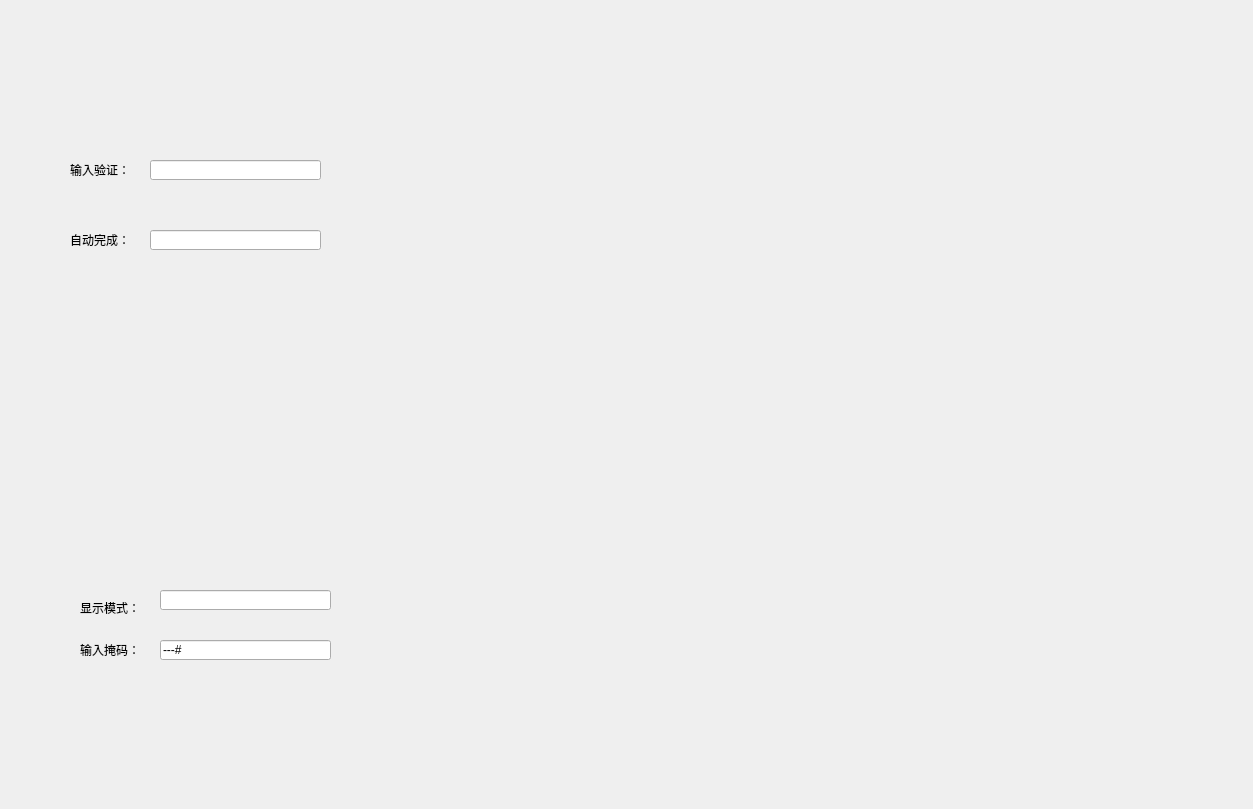
<?xml version="1.0" encoding="UTF-8"?>
<ui version="4.0">
 <class>kuan</class>
 <widget class="QWidget" name="kuan">
  <property name="geometry">
   <rect>
    <x>0</x>
    <y>0</y>
    <width>1253</width>
    <height>809</height>
   </rect>
  </property>
  <property name="windowTitle">
   <string>Form</string>
  </property>
  <widget class="QLabel" name="label">
   <property name="geometry">
    <rect>
     <x>80</x>
     <y>600</y>
     <width>61</width>
     <height>16</height>
    </rect>
   </property>
   <property name="text">
    <string>显示模式：</string>
   </property>
  </widget>
  <widget class="QLabel" name="label_2">
   <property name="geometry">
    <rect>
     <x>80</x>
     <y>640</y>
     <width>61</width>
     <height>20</height>
    </rect>
   </property>
   <property name="text">
    <string>输入掩码：</string>
   </property>
  </widget>
  <widget class="QLabel" name="label_3">
   <property name="geometry">
    <rect>
     <x>70</x>
     <y>160</y>
     <width>61</width>
     <height>20</height>
    </rect>
   </property>
   <property name="text">
    <string>输入验证：</string>
   </property>
  </widget>
  <widget class="QLabel" name="label_4">
   <property name="geometry">
    <rect>
     <x>70</x>
     <y>230</y>
     <width>61</width>
     <height>20</height>
    </rect>
   </property>
   <property name="text">
    <string>自动完成：</string>
   </property>
  </widget>
  <widget class="QLineEdit" name="lineEdit1">
   <property name="geometry">
    <rect>
     <x>160</x>
     <y>590</y>
     <width>171</width>
     <height>20</height>
    </rect>
   </property>
   <property name="echoMode">
    <enum>QLineEdit::Password</enum>
   </property>
  </widget>
  <widget class="QLineEdit" name="lineEdit2">
   <property name="geometry">
    <rect>
     <x>160</x>
     <y>640</y>
     <width>171</width>
     <height>20</height>
    </rect>
   </property>
   <property name="inputMask">
    <string/>
   </property>
   <property name="text">
    <string>---#</string>
   </property>
  </widget>
  <widget class="QLineEdit" name="lineEdit3">
   <property name="geometry">
    <rect>
     <x>150</x>
     <y>160</y>
     <width>171</width>
     <height>20</height>
    </rect>
   </property>
  </widget>
  <widget class="QLineEdit" name="lineEdit4">
   <property name="geometry">
    <rect>
     <x>150</x>
     <y>230</y>
     <width>171</width>
     <height>20</height>
    </rect>
   </property>
  </widget>
 </widget>
 <resources/>
 <connections/>
</ui>
